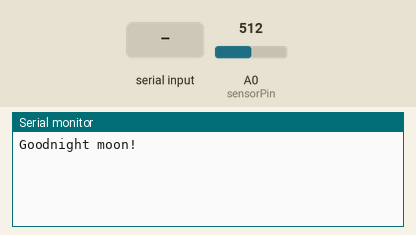
A sketch run on a simulated Arduino Uno, built with avr-gcc and run on an emulated ATmega328P. Shown: the last lines printed to the serial monitor. The test bench sets the inputs (shaded band); at power-on: A0 (sensorPin) = 512.

Above: at 1.8 s.
1.9 s: "1" received over the second serial link
At 2.6 s:
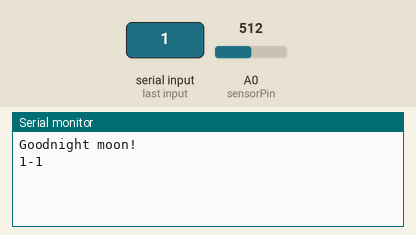
3.5 s: "0" received over the second serial link
At 4.8 s:
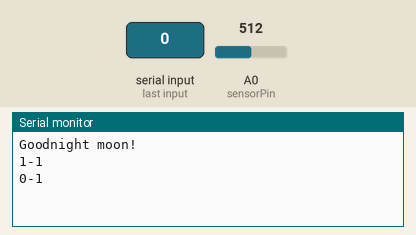

Measured:
- after the input at 1.9 s, the serial monitor: prints a new line after 0.12 s (image 1)
- after the input at 3.5 s, the serial monitor: prints a new line after 0.54 s (image 2)

The sketch:

blutu.ino
```cpp
#include <SoftwareSerial.h>
//#include <TimeLib.h>
#include <Time.h>

SoftwareSerial mySerial(10, 11); // RX, TX
int incomingByte=0;

int sensorPin = A0;    // select the input pin for the potentiometer
float sensorValue;  // variable to store the value coming from the sensor
int estado=LOW;

void setup() {
  // Open serial communications and wait for port to open:
  analogReference(INTERNAL);
  Serial.begin(9600);
 // setTime(20,35,0,27,9,2018);
  while (!Serial) {
    ; // wait for serial port to connect. Needed for native USB port only
  }


  Serial.println("Goodnight moon!");

  // set the data rate for the SoftwareSerial port
  mySerial.begin(9600);
 // mySerial.println("Hello?");
}

void loop() { // run over and over

  sensorValue = analogRead(sensorPin);

  mySerial.print("T=");
    mySerial.println(sensorValue*110/1024);
    delay(1000);
  if (mySerial.available()>0) {
    Serial.write(mySerial.read());
     incomingByte= mySerial.read();
     Serial.println(incomingByte);

     if (char(incomingByte) == '1'){
     //mySerial.println("hola");
     Serial.println("holoa");
  }

  }

 /* if (Serial.available()) {

    mySerial.write(Serial.read());
  }*/
}
```
